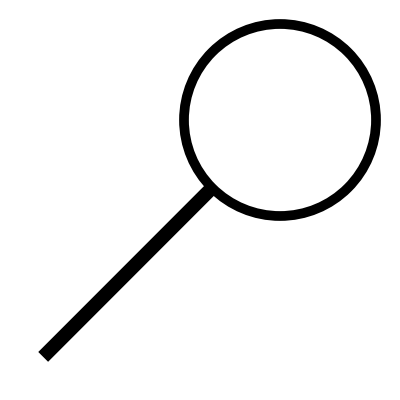

The Python source for this figure:
try:
    from PIL import Image
    magnifying_icon = Image.open(r"icons\magnifying_icon.png")
except:
    import time
    import pandas as pd
    import matplotlib as mpl
    import matplotlib.pyplot as plt

    #Making the plot
    fig, ax = plt.subplots(figsize = (4, 4))
    lim =-5, 5
    ax.set(xlim = lim, ylim = lim)

    #Making the patch
    marker = mpl.markers.MarkerStyle("o")
    marker.transform = mpl.transforms.Affine2D().scale(2.4).translate(2, 2)+ax.transData

    patch = mpl.patches.PathPatch(marker.get_path(), lw=7, fill = True, color = "white")
    patch._edgecolor = (0, 0, 0, 1)
    ax.add_patch(patch)
    patch.set_transform(marker.transform)

    #Then we make the body
    marker = mpl.markers.MarkerStyle("|")
    marker.transform = mpl.transforms.Affine2D().scale(3).rotate(-3.14/4).translate(-1.8, -1.8)+ax.transData

    patch = mpl.patches.PathPatch(marker.get_path(), lw=10,  fill = True, color = "black")
    patch._edgecolor = (0, 0, 0, 1)
    ax.add_patch(patch)
    patch.set_transform(marker.transform)

    if __name__ == "__main__":
        plt.show()
    else:
        try: from icons.img_pack import get_img_from_ax
        except: from img_pack import get_img_from_ax
    magnifying_icon = get_img_from_ax(ax)
    magnifying_icon.save(r"icons\magnifying_icon.png", "PNG")
